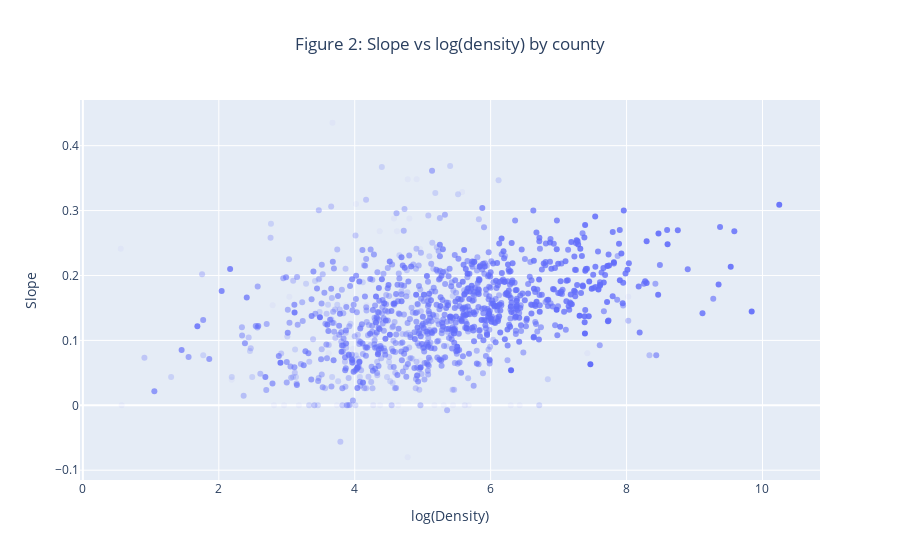

The code cell stored with this chart in its notebook:
### Markdown cell above
## Exploratory findings
### $R_0^{county}$ vs log(density)
The first graphic generated was a scatter plot of the county regression slopes ($R_0^{county}$) vs the log of the population density of each county. Counties surpass 10 cases at different times and I think the counties that have more days past this point carry more signifigance. To add visual signifigance, the counties that have more days with over 10 cases are more opaque. The function I used for opacity was somewhat arbitrary. Your mileage may vary. If $O(d)$ represents the opacity corresponding to $d$ days then,

$$ O(d) = \sqrt{2d - d^2} .$$

### Code cell
county_data['log_density'] = np.log(county_data.density)

opac = county_data.days_over.copy()
opac = opac - opac.min() + .05
opac /= max(opac)
opac = 2*opac - opac**2
opac = opac.pow(.5)

fig2 = go.Figure(data=go.Scatter(x=county_data.log_density,
                                 y=county_data.slope,
                                 
                                 mode='markers',
                                 marker=dict(opacity=opac),
                                 text=county_data.days_over))
fig2.update_layout(
    title="Figure 2: Slope vs log(density) by county",
    title_x=.5,
    xaxis_title="log(Density)",
    yaxis_title="Slope"
)
fig2.show()

### Figure 1 — Plotly figure (JSON) as saved in the notebook; plotly's stock layout.template omitted (floating-point values rounded to 4 significant figures; data arrays with more than 128 entries replaced by an {"elided": "..."} marker saying what was removed)
{"data": [{"marker": {"opacity": {"elided": "1049 float values"}}, "mode": "markers", "text": {"elided": "1049 int values"}, "type": "scatter", "x": {"elided": "1049 float values"}, "y": {"elided": "1049 float values"}}], "layout": {"title": {"text": "Figure 2: Slope vs log(density) by county", "x": 0.5}, "xaxis": {"title": {"text": "log(Density)"}}, "yaxis": {"title": {"text": "Slope"}}}}
